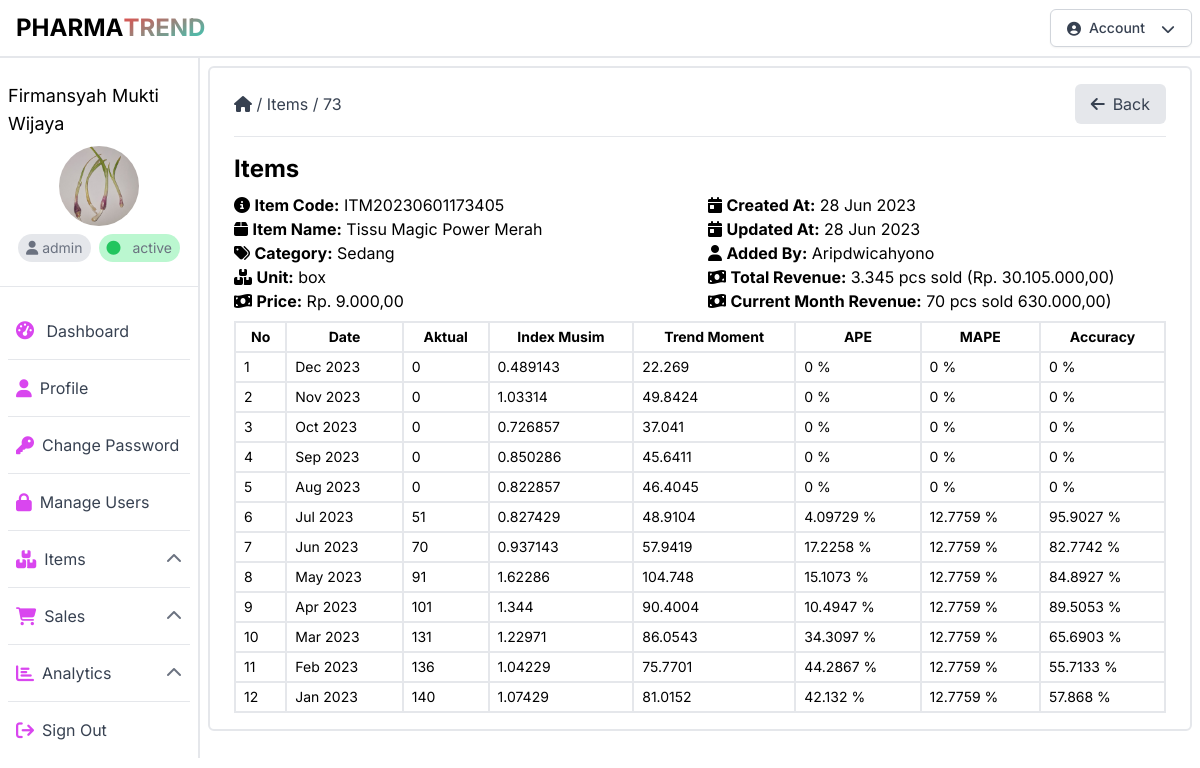
The app's page /detail_analytics_per_item_table.php?id=73 (signed in) with its own data.
### tables this page shows
CREATE TABLE `items` (
  `id` int(11) NOT NULL,
  `code` varchar(32) NOT NULL,
  `name` varchar(128) NOT NULL,
  `price` varchar(256) NOT NULL,
  `unit` varchar(32) NOT NULL,
  `stock` varchar(256) NOT NULL,
  `created_at` datetime NOT NULL,
  `updated_at` datetime NOT NULL,
  `id_user` int(11) NOT NULL
);

CREATE TABLE `clustering` (
  `id` int(11) NOT NULL,
  `cluster` int(11) NOT NULL,
  `cluster_sold` int(11) NOT NULL,
  `cluster_price` int(11) NOT NULL,
  `cluster_sold_per_1000` float NOT NULL,
  `cluster_price_per_1000` float NOT NULL,
  `lowest` float NOT NULL,
  `middle` float NOT NULL,
  `highest` float NOT NULL,
  `category` varchar(32) NOT NULL
);

CREATE TABLE `users` (
  `id` int(11) NOT NULL,
  `fullname` varchar(128) NOT NULL,
  `email` varchar(256) NOT NULL,
  `password` varchar(256) NOT NULL,
  `phone` varchar(16) DEFAULT NULL,
  `address` varchar(16) DEFAULT NULL,
  `photo` varchar(128) DEFAULT NULL,
  `role` varchar(128) NOT NULL,
  `status` varchar(32) NOT NULL,
  `created_at` datetime NOT NULL,
  `updated_at` datetime NOT NULL
);

CREATE TABLE `trends_moment` (
  `id` int(11) NOT NULL,
  `id_item` int(11) NOT NULL,
  `id_sale` int(11) DEFAULT NULL,
  `month` int(11) NOT NULL,
  `time_x` int(11) NOT NULL,
  `year` int(11) NOT NULL,
  `sales_real` float NOT NULL,
  `a` float NOT NULL,
  `b` float NOT NULL,
  `y` float NOT NULL,
  `averageSold` float NOT NULL,
  `indexMusim` float NOT NULL,
  `forecast` float NOT NULL,
  `ape` float NOT NULL,
  `mape` float DEFAULT NULL,
  `accuracy` float NOT NULL
);

CREATE TABLE `sales` (
  `id` int(11) NOT NULL,
  `code` varchar(32) NOT NULL,
  `sold` varchar(256) NOT NULL,
  `month` varchar(16) NOT NULL,
  `year` varchar(16) NOT NULL,
  `created_at` datetime NOT NULL,
  `updated_at` datetime NOT NULL,
  `id_item` int(11) NOT NULL,
  `id_user` int(11) NOT NULL
);

### public/detail_analytics_per_item_table.php (the view, shortened to what this page needs)
<?php
require_once("config.php");
$currentYear = date('Y');
$query = "SELECT * FROM trends_moment WHERE id_item = {$_GET['id']} AND year = $currentYear ORDER BY month DESC";
$result = mysqli_query($conn, $query);
$itemQuery = "SELECT i.id, i.code, i.name, i.unit, i.price, i.stock, i.created_at, i.updated_at, i.id_user, c.id AS cluster_id, c.cluster, c.cluster_sold, c.cluster_price, c.cluster_sold_per_1000, c.cluster_price_per_1000, c.lowest, c.middle, c.highest, c.category
FROM items AS i
JOIN sales_cluster AS sc ON i.id = sc.id_item
JOIN clustering AS c ON sc.nearest_cluster = c.id
WHERE i.id = {$_GET['id']}";
$itemResult = mysqli_query($conn, $itemQuery);
$item = mysqli_fetch_assoc($itemResult);
$userQuery = "SELECT id, fullname, email, phone, address, photo, created_at, updated_at FROM users WHERE id = {$item['id_user']}";
$userResult = mysqli_query($conn, $userQuery);
$user = mysqli_fetch_assoc($userResult);
$totalRevenueQuery = "SELECT SUM(sold) AS total_revenue FROM sales WHERE id_item = {$_GET['id']}";
$totalRevenueResult = mysqli_query($conn, $totalRevenueQuery);
$totalRevenueRow = mysqli_fetch_assoc($totalRevenueResult);
$totalRevenue = $totalRevenueRow['total_revenue'];
$currentMonth = date('m');
$currentYear = date('Y');
$currentMonthRevenueQuery = "SELECT SUM(sold) AS current_month_revenue FROM sales WHERE id_item = {$_GET['id']} AND month = $currentMonth AND year = $currentYear";
$currentMonthRevenueResult = mysqli_query($conn, $currentMonthRevenueQuery);
$currentMonthRevenueRow = mysqli_fetch_assoc($currentMonthRevenueResult);
$currentMonthRevenue = $currentMonthRevenueRow['current_month_revenue'];
?>
<!DOCTYPE html>
<html lang="id">
<head>
    <link rel="stylesheet" href="css/output.css">
    <link rel="stylesheet" href="https://cdnjs.cloudflare.com/ajax/libs/font-awesome/6.4.0/css/all.min.css"
 />
</head>
<body class="font-inter">
    <header class="bg-white w-full border-b-2 border-gray-200">
        <?php
        include("components/navbar.php");
        ?>
    </header>
    <div class="container-fluid mx-auto h-auto">
        <div class="flex">
            <?php
            include("components/sidebar.php");
            ?>
            <div class="w-10/12 h-[calc(100vh-3.5rem)] p-2">
                <div class="w-full h-auto border-2 border-gray-200 rounded-md py-4 px-6">
                    <div class="flex items-center gap-2 mb-3 justify-between">
                        <div>
                            <a href="dashboard.php" class="text-gray-700 hover:text-gray-950"><i
                                class="fas fa-home"></i></a>
                            <span class="text-gray-700">/</span>
                            <a href="items.php" class="text-gray-700 hover:text-gray-950">Items</a>
                            <span class="text-gray-700">/</span>
                            <a href="items.php?id=<?php echo $_GET['id']; ?>"
                                class="text-gray-700 hover:text-gray-950"><?php echo $_GET['id']; ?></a>
                        </div>
                        <button class="flex flex-row justify-center items-center bg-gray-200 hover:bg-gray-300 rounded-md px-4 py-2 text-gray-700 space-x-2" onclick="window.history.back();">
                            <i class="fas fa-arrow-left"></i>
                            <span>Back</span>
                        </button>
                    </div>
                    <hr>
                    <div class="flex flex-col gap-4 mt-4">
                        <div class="flex flex-col gap-2">
                            <div class="flex flex-row items-center justify-between">
                                <div class="flex flex-row items-center gap-2">
                                    <h1 class="text-2xl font-bold">Items</h1>
                                </div>
                            </div>
                            <div class="flex-1 flex flex-row gap-4">
                                <div class="flex-1 flex-col gap-2">
                                    <div>
                                        <i class="fas fa-info-circle"></i>
                                        <span class="font-bold">Item Code:</span>
                                        <span><?php echo $item['code']; ?></span>
                                    </div>
                                    <div>
                                        <i class="fas fa-box"></i>
                                        <span class="font-bold">Item Name:</span>
                                        <span><?php echo $item['name']; ?></span>
                                    </div>
                                    <div>
                                        <i class="fas fa-tags"></i>
                                        <span class="font-bold">Category:</span>
                                        <span><?php echo $item['category']; ?></span>
                                    </div>
                                    <div>
                                        <i class="fas fa-boxes"></i>
                                        <span class="font-bold">Unit:</span>
                                        <span><?php echo $item['unit']; ?></span>
                                    </div>
                                    <div>
                                        <i class="fas fa-money-bill-wave"></i>
                                        <span class="font-bold">Price:</span>
                                        <span>Rp. <?php echo number_format($item['price'], 2, ',', '.'); ?></span>
                                    </div>
                                </div>
                                <div class="flex-1 flex-col gap-2">
                                    <div>
                                        <i class="fas fa-calendar-day"></i>
                                        <span class="font-bold">Created At:</span>
                                        <span><?php echo date('d M Y', strtotime($item['created_at'])); ?></span>
                                    </div>
                                    <div>
                                        <i class="fas fa-calendar-day"></i>
                                        <span class="font-bold">Updated At:</span>
                                        <span><?php echo date('d M Y', strtotime($item['updated_at'])); ?></span>
                                    </div>
                                    <div>
                                        <i class="fas fa-user"></i>
                                        <span class="font-bold">Added By:</span>
                                        <span>
                                            <?php
                                            echo ucwords($user['fullname']);
                                            ?></span>
                                    </div>
                                    <div>
                                        <i class="fas fa-money-bill-wave"></i>
                                        <span class="font-bold">Total Revenue:</span>
                                        <span><?php echo number_format($totalRevenue, 0, ',', '.'); ?> pcs sold (Rp.
                                            <?php echo number_format($totalRevenue * $item['price'], 2, ',', '.'); ?>)
                                        </span>
                                    </div>
                                    <div>
                                        <i class="fas fa-money-bill-wave"></i>
                                        <span class="font-bold">Current Month Revenue:</span>
                                        <span><?php echo number_format($currentMonthRevenue, 0, ',', '.'); ?> pcs sold
                                            <?php echo number_format($currentMonthRevenue * $item['price'], 2, ',', '.'); ?>)
                                        </span>
                                    </div>
                                </div>
                            </div>
                            <table class="table-auto w-full">
                                <thead>
                                    <tr>
                                        <th class="border-2 border-gray-200 px-2 py-1 text-sm">No</th>
                                        <th class="border-2 border-gray-200 px-2 py-1 text-sm">Date</th>
                                        <th class="border-2 border-gray-200 px-2 py-1 text-sm">Aktual</th>
                                        <th class="border-2 border-gray-200 px-2 py-1 text-sm">Index Musim</th>
                                        <th class="border-2 border-gray-200 px-2 py-1 text-sm">Trend Moment</th>
                                        <th class="border-2 border-gray-200 px-2 py-1 text-sm">APE</th>
                                        <th class="border-2 border-gray-200 px-2 py-1 text-sm">MAPE</th>
                                        <th class="border-2 border-gray-200 px-2 py-1 text-sm">Accuracy</th>
                                    </tr>
                                </thead>
                                <tbody>
                                    <?php
                                    $no = 1;
                                while ($row = mysqli_fetch_assoc($result)) {
                                    $month = $row['month'];
                                    $year = $row['year'];
                                    $id_item = $row['id_item'];
                                    $trend = $row['forecast'];
                                    $label = date('M Y', strtotime("$year-$month-01"));
                                    $sqlSold = "SELECT * FROM sales WHERE id_item = '$id_item' AND month = '$month' AND year = '$year'";
                                    $resultSold = mysqli_query($conn, $sqlSold);
                                    $rowSold = mysqli_fetch_assoc($resultSold);
                                    if ($rowSold) {
                                        $sold = $rowSold['sold'];
                                    } else {
                                        $sold = 0;
                                    }
                                    ?>
                                    <tr>
                                        <td class="border-2 border-gray-200 px-2 py-1 text-sm"><?php echo $no++; ?></td>
                                        <td class="border-2 border-gray-200 px-2 py-1 text-sm"><?php echo $label; ?></td>
                                        <td class="border-2 border-gray-200 px-2 py-1 text-sm"><?php echo $sold; ?></td>
                                        <td class="border-2 border-gray-200 px-2 py-1 text-sm"><?php echo $row['indexMusim']; ?></td>
                                        <td class="border-2 border-gray-200 px-2 py-1 text-sm"><?php echo $trend; ?></td>
                                        <td class="border-2 border-gray-200 px-2 py-1 text-sm"><?php echo $row['ape']; ?> %</td>
                                        <td class="border-2 border-gray-200 px-2 py-1 text-sm"><?php echo $row['mape']; ?> %</td>
                                        <td class="border-2 border-gray-200 px-2 py-1 text-sm"><?php echo $row['accuracy']; ?> %</td>
                                    </tr>
                                    <?php
                                    }
                                    ?>
                                </tbody>
                            </table>
                        </div>
                    </div>
                </div>
            </div>
        </div>
</body>
</html>

### records on screen
items: code "ITM20230601173405", name "Tissu Magic Power Merah", clustering.category "Sedang", unit "box", price "9.000,00", created_at "28 Jun 2023", updated_at "28 Jun 2023"
users: fullname "Aripdwicahyono"
trends_moment: label "Dec 2023", sold "0", indexMusim "0.489143", forecast "22.269", ape "0", mape "0", accuracy "0"
trends_moment: label "Nov 2023", sold "0", indexMusim "1.03314", forecast "49.8424", ape "0", mape "0", accuracy "0"
trends_moment: label "Oct 2023", sold "0", indexMusim "0.726857", forecast "37.041", ape "0", mape "0", accuracy "0"
trends_moment: label "Sep 2023", sold "0", indexMusim "0.850286", forecast "45.6411", ape "0", mape "0", accuracy "0"
trends_moment: label "Aug 2023", sold "0", indexMusim "0.822857", forecast "46.4045", ape "0", mape "0", accuracy "0"
trends_moment: label "Jul 2023", id_sale.sold "51", indexMusim "0.827429", forecast "48.9104", ape "4.09729", mape "12.7759", accuracy "95.9027"
trends_moment: label "Jun 2023", id_sale.sold "70", indexMusim "0.937143", forecast "57.9419", ape "17.2258", mape "12.7759", accuracy "82.7742"
trends_moment: label "May 2023", id_sale.sold "91", indexMusim "1.62286", forecast "104.748", ape "15.1073", mape "12.7759", accuracy "84.8927"
trends_moment: label "Apr 2023", id_sale.sold "101", indexMusim "1.344", forecast "90.4004", ape "10.4947", mape "12.7759", accuracy "89.5053"
trends_moment: label "Mar 2023", id_sale.sold "131", indexMusim "1.22971", forecast "86.0543", ape "34.3097", mape "12.7759", accuracy "65.6903"
trends_moment: label "Feb 2023", id_sale.sold "136", indexMusim "1.04229", forecast "75.7701", ape "44.2867", mape "12.7759", accuracy "55.7133"
trends_moment: label "Jan 2023", id_sale.sold "140", indexMusim "1.07429", forecast "81.0152", ape "42.132", mape "12.7759", accuracy "57.868"

### other values on screen
$_SESSION["fullname"] "Firmansyah Mukti Wijaya"
$_SESSION["role"] "admin"
$_SESSION["status"] "active"
$_GET['id'] "73"
$totalRevenue "3.345"
$totalRevenue * $item['price'] "30.105.000,00"
$currentMonthRevenue "70"
$currentMonthRevenue * $item['price'] "630.000,00"
